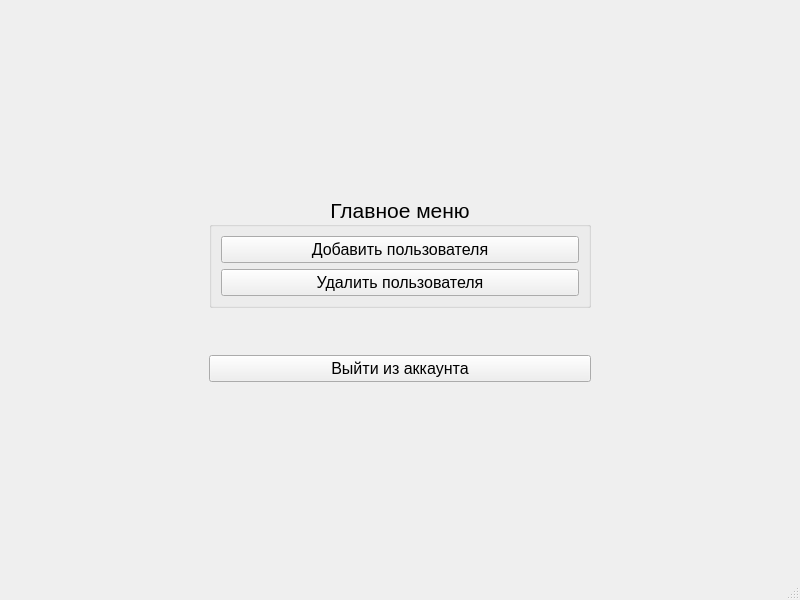
<?xml version="1.0" encoding="UTF-8"?>
<ui version="4.0">
 <class>AdminWindow</class>
 <widget class="QMainWindow" name="AdminWindow">
  <property name="geometry">
   <rect>
    <x>0</x>
    <y>0</y>
    <width>800</width>
    <height>600</height>
   </rect>
  </property>
  <property name="windowTitle">
   <string>MainWindow</string>
  </property>
  <widget class="QWidget" name="centralwidget">
   <layout class="QGridLayout" name="gridLayout_3">
    <item row="0" column="1">
     <spacer name="verticalSpacer_2">
      <property name="orientation">
       <enum>Qt::Orientation::Vertical</enum>
      </property>
      <property name="sizeHint" stdset="0">
       <size>
        <width>20</width>
        <height>40</height>
       </size>
      </property>
     </spacer>
    </item>
    <item row="1" column="1">
     <layout class="QGridLayout" name="gridLayout_2">
      <item row="0" column="0">
       <widget class="QGroupBox" name="groupBox">
        <property name="font">
         <font>
          <pointsize>16</pointsize>
         </font>
        </property>
        <property name="title">
         <string>Главное меню</string>
        </property>
        <property name="alignment">
         <set>Qt::AlignmentFlag::AlignCenter</set>
        </property>
        <layout class="QGridLayout" name="gridLayout">
         <item row="0" column="0">
          <widget class="QPushButton" name="btnCreateUser">
           <property name="font">
            <font>
             <pointsize>12</pointsize>
            </font>
           </property>
           <property name="text">
            <string>Добавить пользователя</string>
           </property>
          </widget>
         </item>
         <item row="1" column="0">
          <widget class="QPushButton" name="btnDeleteUser">
           <property name="font">
            <font>
             <pointsize>12</pointsize>
            </font>
           </property>
           <property name="text">
            <string>Удалить пользователя</string>
           </property>
          </widget>
         </item>
        </layout>
       </widget>
      </item>
      <item row="2" column="0">
       <widget class="QPushButton" name="btnLogout">
        <property name="font">
         <font>
          <pointsize>12</pointsize>
         </font>
        </property>
        <property name="text">
         <string>Выйти из аккаунта</string>
        </property>
       </widget>
      </item>
      <item row="1" column="0">
       <spacer name="verticalSpacer_3">
        <property name="orientation">
         <enum>Qt::Orientation::Vertical</enum>
        </property>
        <property name="sizeHint" stdset="0">
         <size>
          <width>20</width>
          <height>20</height>
         </size>
        </property>
       </spacer>
      </item>
     </layout>
    </item>
    <item row="1" column="0">
     <spacer name="horizontalSpacer">
      <property name="orientation">
       <enum>Qt::Orientation::Horizontal</enum>
      </property>
      <property name="sizeType">
       <enum>QSizePolicy::Policy::Fixed</enum>
      </property>
      <property name="sizeHint" stdset="0">
       <size>
        <width>200</width>
        <height>20</height>
       </size>
      </property>
     </spacer>
    </item>
    <item row="2" column="1">
     <spacer name="verticalSpacer">
      <property name="orientation">
       <enum>Qt::Orientation::Vertical</enum>
      </property>
      <property name="sizeHint" stdset="0">
       <size>
        <width>20</width>
        <height>40</height>
       </size>
      </property>
     </spacer>
    </item>
    <item row="1" column="2">
     <spacer name="horizontalSpacer_2">
      <property name="orientation">
       <enum>Qt::Orientation::Horizontal</enum>
      </property>
      <property name="sizeType">
       <enum>QSizePolicy::Policy::Fixed</enum>
      </property>
      <property name="sizeHint" stdset="0">
       <size>
        <width>200</width>
        <height>20</height>
       </size>
      </property>
     </spacer>
    </item>
   </layout>
  </widget>
  <widget class="QMenuBar" name="menubar">
   <property name="geometry">
    <rect>
     <x>0</x>
     <y>0</y>
     <width>800</width>
     <height>21</height>
    </rect>
   </property>
  </widget>
  <widget class="QStatusBar" name="statusbar"/>
 </widget>
 <resources/>
 <connections/>
</ui>
